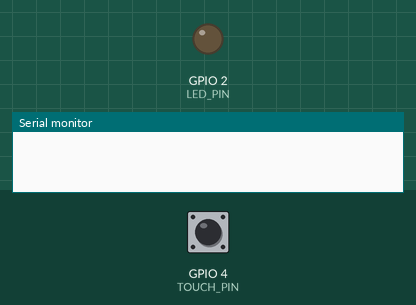
This sketch was run on a simulated ESP32. On the bench: output pins drawn as LEDs (lit = HIGH), the last lines printed to the serial monitor. The inputs (shaded band) are chosen by the test bench; at power-on: GPIO 4 (TOUCH_PIN) HIGH.

Above: at 0.0 s.
At 1.1 s:
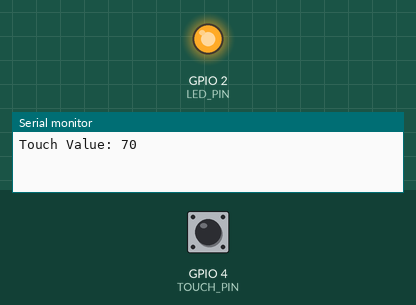
Timing chart, 0 to 2.6 s (numbered marks = the images above):
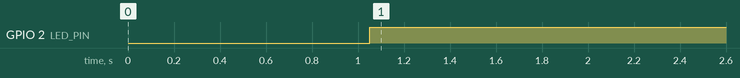

The sketch:

sketch_may14b.ino
```cpp
// 定义触摸引脚（T0对应GPIO4）
#define TOUCH_PIN 4
// 定义LED引脚（ESP32 DevKit板载LED通常是GPIO2）
#define LED_PIN 2
// 中断模式设置：0为轮询模式，1为中断模式
#define EXT_ISR_MODE 0

// 阈值，需要通过串口监视器观察并调整
int threshold = 200;
// 触摸值
int touchValue;

// ========== 新增：开关功能所需变量 ==========
bool ledState = LOW;       // LED当前状态（初始熄灭）
bool lastTouchState = false; // 上一次触摸检测状态
const int debounceDelay = 50; // 触摸防抖延时（毫秒）
// ==========================================

void setup() {
  Serial.begin(115200);
  delay(1000); // 等待串口稳定

  pinMode(LED_PIN, OUTPUT);
  digitalWrite(LED_PIN, ledState); // 初始化LED状态
}

void loop() {
  touchValue = touchRead(TOUCH_PIN);
  Serial.print("Touch Value: ");
  Serial.println(touchValue);

  // ========== 修改：替换原有的阈值判断逻辑 ==========
  // 1. 判断当前是否检测到触摸
  bool currentTouchState = (touchValue < threshold);

  // 2. 检测触摸上升沿（从未触摸 → 触摸的瞬间）+ 防抖
  if (currentTouchState && !lastTouchState) {
    delay(debounceDelay); // 延时过滤触摸抖动
    // 再次确认触摸状态，避免误触发
    if (touchRead(TOUCH_PIN) < threshold) {
      ledState = !ledState; // 翻转LED状态
      digitalWrite(LED_PIN, ledState);
    }
  }

  // 3. 更新上一次触摸状态
  lastTouchState = currentTouchState;
  // ==============================================

  delay(100);
}
```

Measured:
- by itself, GPIO 2 (LED_PIN): LOW → HIGH at 1.1 s
